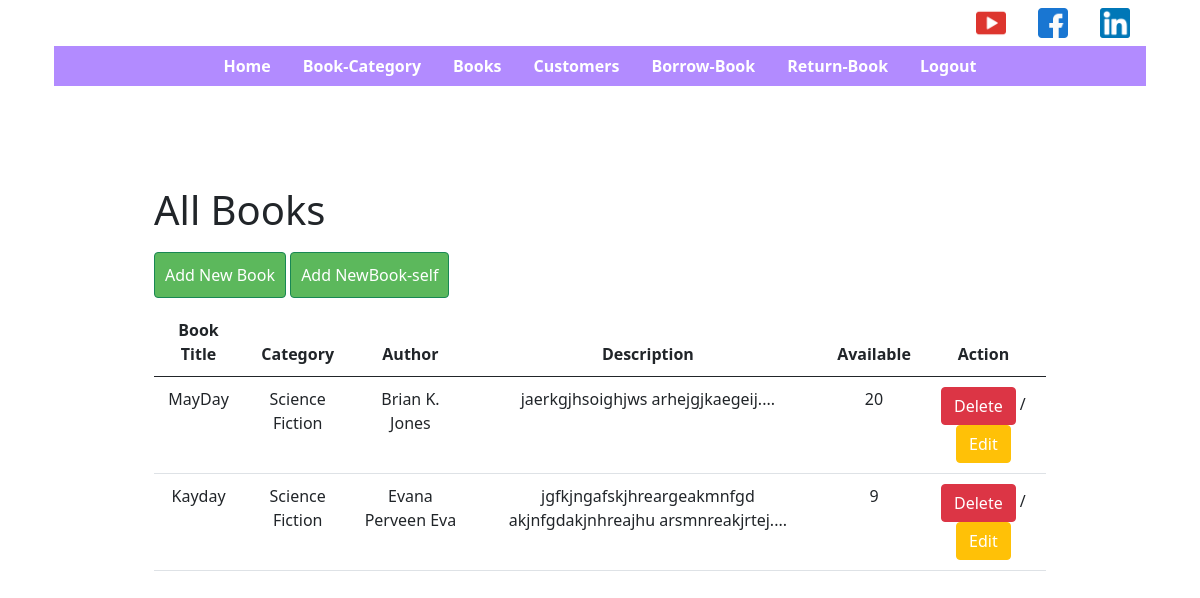
/books, run on the app's committed database.
### App_library/models.py (models this page shows, shortened)
class Book(models.Model):
    title = models.CharField(max_length=255, unique=True)
    categories = models.ForeignKey(Category, on_delete=models.CASCADE)
    cover = models.ImageField(upload_to='book_cover')
    author = models.CharField(max_length=255, unique=True)
    description = models.TextField(max_length=25000, blank=True, null=True)
    available = models.PositiveIntegerField(default=0)
    location = models.ForeignKey(BookLocation, on_delete=models.CASCADE, related_name='book_location')

class Category(models.Model):
    title = models.CharField(max_length=255, unique=True)
    def __str__(self):
        return f"{self.title}"

### App_library/views.py (the view)
# urls.py: url(r'^books$', views.books, name="books"),
def books(request):
    form = AddBookForm()
    bookselfForm = AddNewSelf()
    if request.method == "POST" and 'save_book' in request.POST:
        form = AddBookForm(request.POST, request.FILES)
        if form.is_valid():
            form.save()
    elif request.method == "POST" and 'save_bookself' in request.POST:
        bookselfForm = AddNewSelf(request.POST)
        if bookselfForm.is_valid():
            bookselfForm.save()
    all_books = Book.objects.all()
    b = [x for x in all_books]
    if len(b) == 0:
        all_books = None
    all_categories = Category.objects.all()
    return render(request, "App_library/books.html",
                  {"books": all_books, 'b': b, "categories": all_categories, 'form': form, 'bookself': bookselfForm})

### App_library/models.py (called while the page is built)
    def __str__(self):
        return f"Self-{self.self_no}, Row-{self.row_no}"

### App_library/templatetags/custom_filters.py (called while the page is built)
def range_filter(value):
    return value[:80] + "...."

### templates/App_library/books.html (shortened to what this page needs)
{% extends 'App_library/main.html' %}
{% load static %}
{% load widget_tweaks %}
{% load custom_filters %}
{% block body %}
    <link href="https://cdn.jsdelivr.net/npm/bootstrap@5.0.0-beta3/dist/css/bootstrap.min.css" rel="stylesheet"
>
    <div class="container">
        <div class="container" style="padding: 100px !important;" id="table-div">
            <div class="h1" id="header">All Books</div>
            <button type="button" id="add_book" class="btn btn-success bg-dark"
                    style="padding: 10px!important; background-color: #5cb85c!important; margin: 10px 0 10px 0 !important;"
                    onclick="openForm()">
                Add New Book
            </button>
            <button type="button" id="add_bookself" class="btn btn-success" onclick="openBookSelfForm()"
                    style="padding: 10px!important; background-color: #5cb85c!important; margin: 10px 0 10px 0 !important;">
                Add NewBook-self
            </button>
            <table class="table table-hover" id="book-table">
                {% if books %}
                    <thead>
                    <tr style="text-align: center;">
                        <th scope="col" class="paddy">Book Title</th>
                        <th scope="col" class="paddy">Category</th>
                        <th scope="col" class="paddy">Author</th>
                        <th scope="col" class="paddy">Description</th>
                        <th scope="col" class="paddy">Available</th>
                        <th scope="col" class="paddy">Action</th>
                    </tr>
                    </thead>
                {% else %}
                    <h1 id="no_book">No Books In My Library</h1>
                {% endif %}
                <tbody>
                {% if books %}
                    {% for book in books %}
                        <tr style="text-align: center;">
                            <td class="paddy">{{ book.title }}</td>
                            <td class="paddy">{{ book.categories }}</td>
                            <td class="paddy">{{ book.author }}</td>
                            <td class="paddy">{{ book.description|range_filter|linebreaks }}</td>
                            <td class="paddy">{{ book.available }}</td>
                            <td class="paddy"><a class="btn btn-danger delbook_id"
                                                 href="{% url 'App_library:delete_book' book.id %}"
                                                 style="color: #ffffff!important;">Delete</a> /
                                <a href="{% url 'App_library:edit_book' pk=book.pk %}" data-id="{{ book.id }}"
                                   class="btn btn-warning editButton ebook_id" style="color: #ffffff!important;">
                                    Edit</a></td>
                        </tr>
                    {% endfor %}
                {% endif %}
                </tbody>
            </table>
        </div>
    </div>
{% endblock %}

### templates/App_library/books.html (style rules this page uses)
.paddy { padding: 10px !important; text-align: center !important; }

### data on the page
Book: title "MayDay", categories "Science Fiction", author "Brian K. Jones", description|range_filter "jaerkgjhsoighjws arhejgjkaegeij....", available "20"
Book: title "Kayday", categories "Science Fiction", author "Evana Perveen Eva", description|range_filter "jgfkjngafskjhreargeakmnfgd akjnfgdakjnhreajhu arsmnreakjrtej....", available "9"
